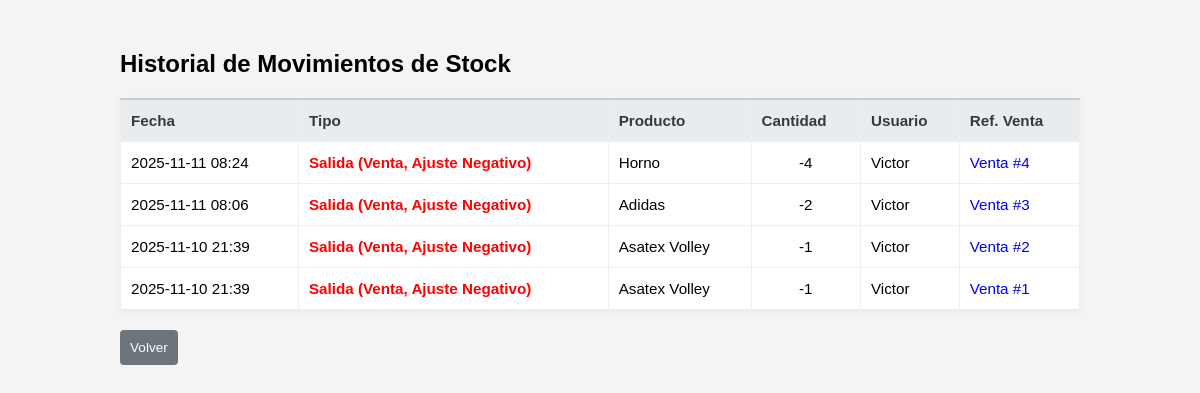
Page /movimientos/ (signed in) on the earlier database version.
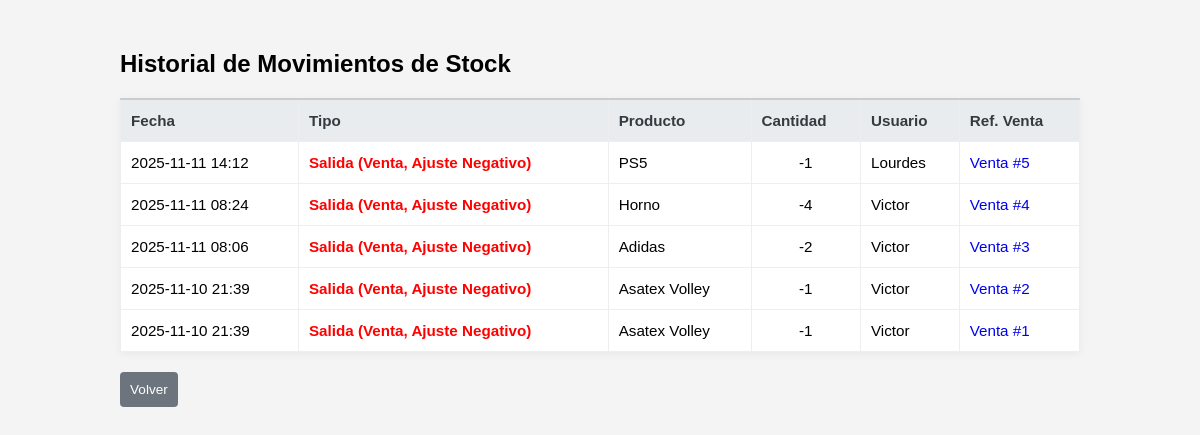
Same page on the later database version.
### inventario/models.py (models this page shows, shortened)
class MovimientoStock(models.Model):
    TIPO_MOVIMIENTO = [
        ('ENTRADA', 'Entrada (Compra, Ajuste Positivo)'),
        ('SALIDA', 'Salida (Venta, Ajuste Negativo)'),
    ]
    producto = models.ForeignKey(Producto, on_delete=models.PROTECT, verbose_name='Producto')
    cantidad = models.IntegerField(verbose_name='Cantidad movida')
    tipo = models.CharField(max_length=10, choices=TIPO_MOVIMIENTO, verbose_name='Tipo de Movimiento')
    venta = models.ForeignKey(
        'Venta',
        on_delete=models.SET_NULL,
        null=True,
        blank=True,
        verbose_name='Referencia de Venta'
    )
    fecha_movimiento = models.DateTimeField(auto_now_add=True, verbose_name='Fecha y Hora')
    usuario = models.ForeignKey(User, on_delete=models.PROTECT, verbose_name='Usuario que registró')
    class Meta:
        verbose_name = 'Movimiento de Stock'
        verbose_name_plural = 'Movimientos de Stock'
        ordering = ['-fecha_movimiento']

class Producto(models.Model):
    idProducto = models.AutoField(primary_key=True)
    nombre = models.CharField(max_length=200, verbose_name='Nombre del Producto')
    categoria = models.ForeignKey(
        Categoria,
        on_delete=models.SET_NULL,
        null=True,
        blank=True,
        verbose_name='Categoría'
    )
    stock = models.IntegerField(default=0, verbose_name='Stock Disponible') # Lo actualizaremos con MovimientoStock
    precio = models.DecimalField(max_digits=10, decimal_places=2, verbose_name='Precio de Venta')
    unidad_medida = models.CharField(max_length=50, default='Unidad', verbose_name='Unidad de Medida')
    class Meta:
        verbose_name = "Producto"
        verbose_name_plural = "Productos"

class Venta(models.Model):
    cliente = models.ForeignKey(
        Cliente,
        on_delete=models.PROTECT, # No se puede eliminar un cliente si tiene ventas
        verbose_name='Cliente'
    )
    vendedor = models.ForeignKey(
        User,
        on_delete=models.PROTECT, # No se puede eliminar un usuario si tiene ventas registradas
        verbose_name='Vendedor (Usuario)'
    )
    fecha_venta = models.DateTimeField(auto_now_add=True, verbose_name='Fecha de Venta')
    total = models.DecimalField(max_digits=10, decimal_places=2, default=0.00, verbose_name='Total de la Venta')
    estado = models.CharField(max_length=50, default='Pagada', verbose_name='Estado')
    class Meta:
        verbose_name = 'Venta'
        verbose_name_plural = 'Ventas'
        ordering = ['-fecha_venta']

### inventario/views.py (the view)
# urls.py: path('movimientos/', views.listar_movimientos, name='listar_movimientos'),
@login_required
def listar_movimientos(request):
    movimientos = MovimientoStock.objects.all().order_by('-fecha_movimiento')
    contexto = {
        'movimientos': movimientos,
        'titulo_modulo': 'Historial de Movimientos de Stock',
    }
    return render(request, 'movimiento_listado.html', contexto)

### templates/movimiento_listado.html (shortened to what this page needs)
{% load static %}
<!DOCTYPE html>
<html>
  <head>
    <link rel="stylesheet" href="{% static 'inventario/css/styles.css' %}" />
  </head>
  <body>
    <div class="main-content" style="width: 80%; margin: 50px auto">
      <h2>{{ titulo_modulo }}</h2>
      {% if not movimientos %}
      <p style="color: #6c757d">No hay movimientos de stock registrados.</p>
      {% else %}
      <table class="data-table">
        <thead>
          <tr>
            <th>Fecha</th>
            <th>Tipo</th>
            <th>Producto</th>
            <th>Cantidad</th>
            <th>Usuario</th>
            <th>Ref. Venta</th>
          </tr>
        </thead>
        <tbody>
          {% for mov in movimientos %}
          <tr>
            <td>{{ mov.fecha_movimiento|date:"Y-m-d H:i" }}</td>
            <td>
              {% if mov.tipo == 'ENTRADA' %}
              <span style="color: green; font-weight: bold"
                >{{ mov.get_tipo_display }}</span
              >
              {% else %}
              <span style="color: red; font-weight: bold"
                >{{ mov.get_tipo_display }}</span
              >
              {% endif %}
            </td>
            <td>{{ mov.producto.nombre }}</td>
            <td style="text-align: center">
              {% if mov.tipo == 'ENTRADA' %} +{{ mov.cantidad }} {% else %}
              {{mov.cantidad }} {% endif %}
            </td>
            <td>{{ mov.usuario.username }}</td>
            <td>
              {% if mov.venta %}
              <a href="#" style="text-decoration: none"
                >Venta #{{ mov.venta.pk }}</a
              >
              {% else %} Ajuste/Manual {% endif %}
            </td>
          </tr>
          {% endfor %}
        </tbody>
      </table>
      {% endif %}
      <div style="margin-top: 20px">
        <a
          href="{% url 'home_inventario' %}"
          class="action-button"
          style="
            background-color: #6c757d;
            color: white;
            text-decoration: none;
            padding: 10px;
            border-radius: 4px;
          "
        >
          Volver
        </a>
      </div>
    </div>
  </body>
</html>

### inventario/static/inventario/css/styles.css (style rules this page uses)
body { font-family: "Arial", sans-serif; margin: 0; background-color: #f4f4f4; }
.data-table { width: 100%; border-collapse: collapse; margin-top: 20px; background-color: white; box-shadow: 0 2px 8px rgba(0, 0, 0, 0.05); }
.data-table th, .data-table td { border: 1px solid #eee; padding: 12px 10px; text-align: left; font-size: 0.95em; }
.data-table th { background-color: #e9ecef; color: #343a40; font-weight: bold; border-top: 2px solid #ccc; }
.action-link, .action-button { margin-right: 5px; text-decoration: none; padding: 6px 12px; border-radius: 4px; font-size: 0.85em; display: inline-block; border: none; cursor: pointer; }

Differences in the rows shown:
added MovimientoStock: fecha_movimiento "2025-11-11 14:12", tipo "Salida (Venta, Ajuste Negativo)", producto.nombre "PS5", cantidad "-1", usuario.username "Lourdes", venta.pk "5"
